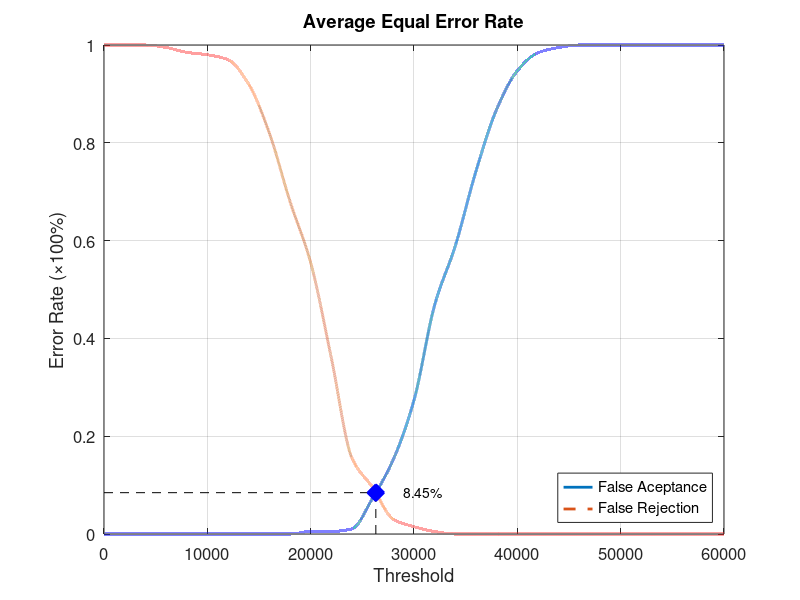
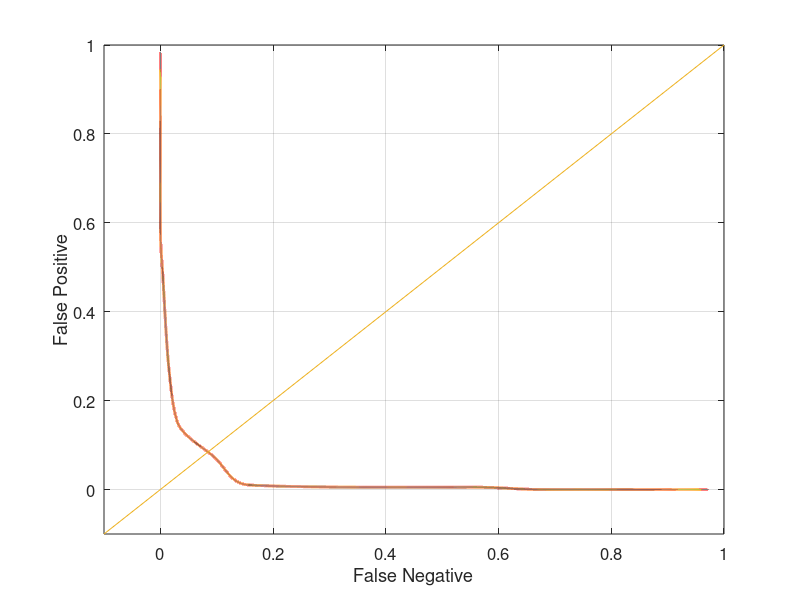

Reproduce these figures in MATLAB, in order.
function yEER = Database1_3
close all;
clear;
clc;
x = 0:2000:60000;
xq = 0:0.5:60000;

y0 = [0 0 0 0 0 0 0 0 0 0 0.00526316 0.00526316 0.0105263 0.0736842 0.152632 0.273684 0.468421 0.589474 0.742105 0.868421 0.947368 0.984211 0.994737 1 1 1 1 1 1 1 1];
yy0 = interp1(x, y0, xq, 'pchip');
y1 = [1 1 1 0.995 0.985 0.98 0.97 0.92 0.82 0.68 0.555 0.36 0.155 0.095 0.03 0.015 0.005 0 0 0 0 0 0 0 0 0 0 0 0 0 0];
yy1 = interp1(x, y1, xq, 'pchip');

% Calculating EER: 
y2 = abs(y0 - y1);
find(y2 == min(y2))
yy2 = abs(yy0 - yy1);
xEER = find(yy2 == min(yy2));
xEERIndex = xq(xEER) % X-axis EER
yEER = yy0(xEER) % Y-axis EER

main = figure
plot(xq, yy0,'-','LineWidth', 2);	hold on
plot(xq, yy1,'--','LineWidth', 2);	hold on
plot([xEERIndex xEERIndex], [0 yEER], 'k--');	hold on
plot([0 xEERIndex], [yEER yEER], 'k--');	hold on
plot(xEERIndex, yEER, 'bx', 'LineWidth', 10);	hold on
text(xEERIndex + 10 * xEERIndex / 100, yEER, [num2str(round((10000 * yEER)) / 100) '%'])
legend('False Aceptance', 'False Rejection', 'Location', 'SouthEast')
xlabel('Threshold')
ylabel('Error Rate (\times100%)')
title('Average Equal Error Rate')
set(gca, 'FontSize', 12)
axis([0 60000 0 1])
grid on

print(main, 'Database1_3Main', '-dpng');
FNRxFPR = figure('Color', [1 1 1]);
plot(yy1, yy0, '-', yy1, yy0, 'LineWidth', 2);
hold on
y = -0.1:0.1:1
plot(y, y); 
set(gca, 'FontSize', 12)
xlabel('False Negative')
ylabel('False Positive')
axis([-0.1 1 -0.1 1])
set(gca, 'FontSize', 12)
grid on

print(FNRxFPR, 'Database1_3FNRxFPR','-dpng');
end
